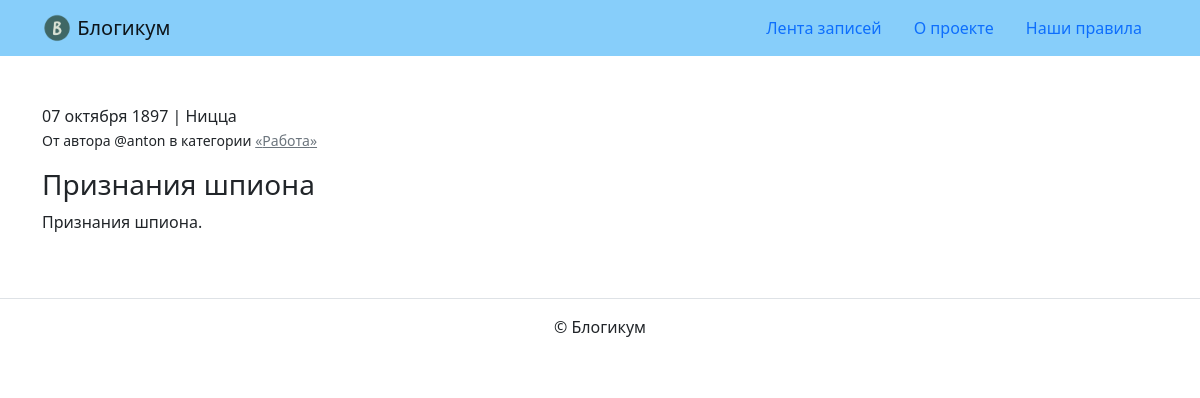
The page /posts/20/ on the database its author committed.
### blog/models.py (models this page shows)
class Blog(models.Model):
    is_published = models.BooleanField(
        default=True,
        verbose_name="Опубликовано",
        help_text="Снимите галочку, чтобы скрыть публикацию.",
    )
    created_at = models.DateTimeField(
        auto_now_add=True,
        verbose_name="Добавлено"
    )
    class Meta:
        abstract = True

class Post(Blog):
    title = models.CharField(max_length=256, verbose_name="Заголовок")
    text = models.TextField(verbose_name="Текст")
    pub_date = models.DateTimeField(
        verbose_name="Дата и время публикации",
        help_text="Если установить дату "
                  "и время в будущем — "
                  "можно делать отложенные публикации."
    )
    author = models.ForeignKey(
        User,
        on_delete=models.CASCADE,
        verbose_name="Автор публикации",
        related_name="posts"
    )
    location = models.ForeignKey(
        Location,
        on_delete=models.SET_NULL,
        verbose_name="Местоположение",
        null=True,
        blank=True,
        related_name="posts"
    )
    category = models.ForeignKey(
        Category,
        on_delete=models.SET_NULL,
        verbose_name="Категория",
        null=True,
        related_name="posts"
    )
    class Meta:
        verbose_name = 'публикация'
        verbose_name_plural = 'Публикации'

class Location(Blog):
    name = models.CharField(max_length=256, verbose_name="Название места")
    class Meta:
        verbose_name = 'местоположение'
        verbose_name_plural = 'Местоположения'

class Category(Blog):
    title = models.CharField(max_length=256, verbose_name="Заголовок")
    description = models.TextField(verbose_name="Описание")
    slug = models.SlugField(unique=True,
                            verbose_name="Идентификатор",
                            help_text="Идентификатор страницы для URL; "
                                      "разрешены символы латиницы, "
                                      "цифры, дефис и подчёркивание."
                            )
    class Meta:
        verbose_name = 'категория'
        verbose_name_plural = 'Категории'

### blog/views.py (the view)
# urls.py: path('posts/<int:post_id>/', views.post_detail, name='post_detail'),
def post_detail(request, post_id):
    dt_now = timezone.now()
    post = get_object_or_404(
        Post,
        pk=post_id,
        pub_date__lte=dt_now,
        is_published=True,
        category__is_published=True
    )
    return render(request, 'blog/detail.html', {'post': post})

### templates/blog/detail.html (shortened to what this page needs)
{% extends "base.html" %}
{% block content %}
  <article>
    <p>{{ post.pub_date|date:"d E Y" }} | {% if post.location and post.location.is_published %}{{ post.location.name }}{% else %}Планета Земля{% endif %}<br>
      <small>От автора @{{ post.author.username }} в категории {% include "includes/category_link.html" %}</small></p>
    <h3>{{ post.title }}</h3>
    <p>{{ post.text|linebreaksbr }}</p>
  </article>
{% endblock %}

### templates/includes/category_link.html
<a class="text-muted" href="{% url 'blog:category_posts' post.category.slug %}">
  «{{ post.category.title }}»
</a>

### rows shown on the page
Post: pub_date "07 октября 1897", location.name "Ницца", author.username "anton", category "Работа", title "Признания шпиона", text "Признания шпиона."
